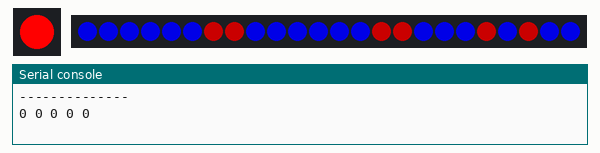
The program below on a simulated CircuitPython board. Shown: 1 RGB LEDs in strip order, left to right, 24 RGB LEDs in strip order, left to right, the last lines printed to the serial console. Dim RGB values are drawn brighter than linear.

Above: at 1.1 s.
At 7.1 s:
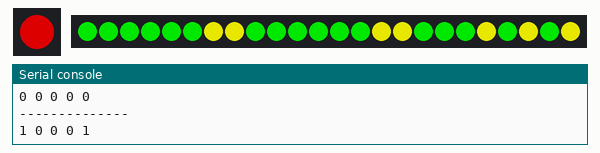
At 19.1 s:
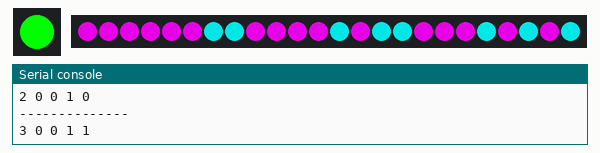
At 37.1 s:
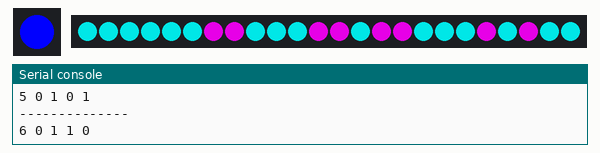
Timing chart, 0 to 38.6 s (numbered marks = the images above):
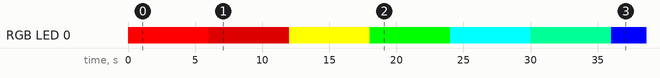

The program:

old-main.py
```python
from math import floor
from time import sleep
import board
import adafruit_dotstar
import neopixel

# onboard LED
led = adafruit_dotstar.DotStar(board.APA102_SCK, board.APA102_MOSI, 1)

# neopixels
pixel_pin = board.A4
num_pixels = 24
pixels = neopixel.NeoPixel(pixel_pin, num_pixels, brightness=0.7, auto_write=False)

RED = (255, 0, 0)
LIGHT_RED = (150, 0, 0)
YELLOW = (255, 255, 0)
GREEN = (0, 255, 0)
CYAN = (0, 255, 255)
BLUE = (0, 0, 255)
LIGHT_BLUE = (0, 255, 150)
PINKISH = (255, 0, 150)
PURPLE = (255, 0, 255)
WHITE = (255, 255, 255)
BLACK = (0, 0, 0)

colors = {
    0: RED,
    1: LIGHT_RED,
    2: YELLOW,
    3: GREEN,
    4: CYAN,
    5: LIGHT_BLUE,
    6: BLUE,
    7: PURPLE,
    8: WHITE,
    9: BLACK
}

anti_colors = {
    0: LIGHT_BLUE,
    1: BLUE,
    2: GREEN,
    3: YELLOW,
    4: PURPLE,
    5: LIGHT_RED,
    6: RED,
    7: CYAN,
    8: BLACK,
    9: WHITE
}

colorCount = 9

decimal2binary = {
    0: [0, 0, 0, 0],
    1: [0, 0, 0, 1],
    2: [0, 0, 1, 0],
    3: [0, 0, 1, 1],
    4: [0, 1, 0, 0],
    5: [0, 1, 0, 1],
    6: [0, 1, 1, 0],
    7: [0, 1, 1, 1],
    8: [1, 0, 0, 0],
    9: [1, 0, 0, 1]
}

timeBlock = [0, 0, 0, 0, 0, 0, 0, 0, 0, 0, 0, 0, 0, 0, 0, 0, 0, 0, 0, 0, 0, 0, 0, 0]

# 18 19 20 21 22 23
# 17 16 15 14 13 12
#  6  7  8  9 10 11
#  5  4  3  2  1  0
def setTimepart(a, b, c, d, e, f, g, h, timeIn):

    tens = floor(timeIn/10)
    remainder = timeIn - (tens*10)

    tensx = decimal2binary[tens]
    secx = decimal2binary[remainder]

    timeBlock[a] = secx[0]
    timeBlock[b] = secx[1]
    timeBlock[c] = secx[2]
    timeBlock[d] = secx[3]

    timeBlock[e] = tensx[0]
    timeBlock[f] = tensx[1]
    timeBlock[g] = tensx[2]
    timeBlock[h] = tensx[3]

def change_dot_star(x):
    led[0] = colors.get(x)
    sleep(1)

x = 0
p = 0
ds = 0
sec = 0
while True:

    # this is the little neopixel on the board
    change_dot_star(ds)
    ds = ds + 1
    if (ds > colorCount ):
        ds = 0

    # seconds, then minutes, then hours
    setTimepart(0, 11, 12, 23, 1, 10, 13, 22, sec)
    setTimepart(2, 9, 14, 21, 3, 9, 15, 20, 23)
    setTimepart(4, 7, 16, 19, 5, 6, 17, 18, 45)

    print ("--------------")
    print (sec, timeBlock[0], timeBlock[11], timeBlock[12], timeBlock[23])

    for y in range(num_pixels):
        if (timeBlock[y] == 0):
            pixels[y] = anti_colors.get(ds)
        else:
            pixels[y] = colors.get(ds)

    pixels.show()

    sec = sec + 1
    if (sec >= 60):
        sec = 0

    # Increase or decrease to change the speed of the solid color change.
    sleep(5)
```

Measured:
- by itself, RGB LED 0: off → RGB(255, 0, 0) at 0.00 s, → RGB(150, 0, 0) 6.0 s later, → RGB(255, 255, 0) 6.0 s later, → RGB(0, 255, 0) 6.0 s later, … (7 changes in this stretch)
- what the display in image 1 shows lasts 5.0 s, from 7.0 s to 12.0 s
